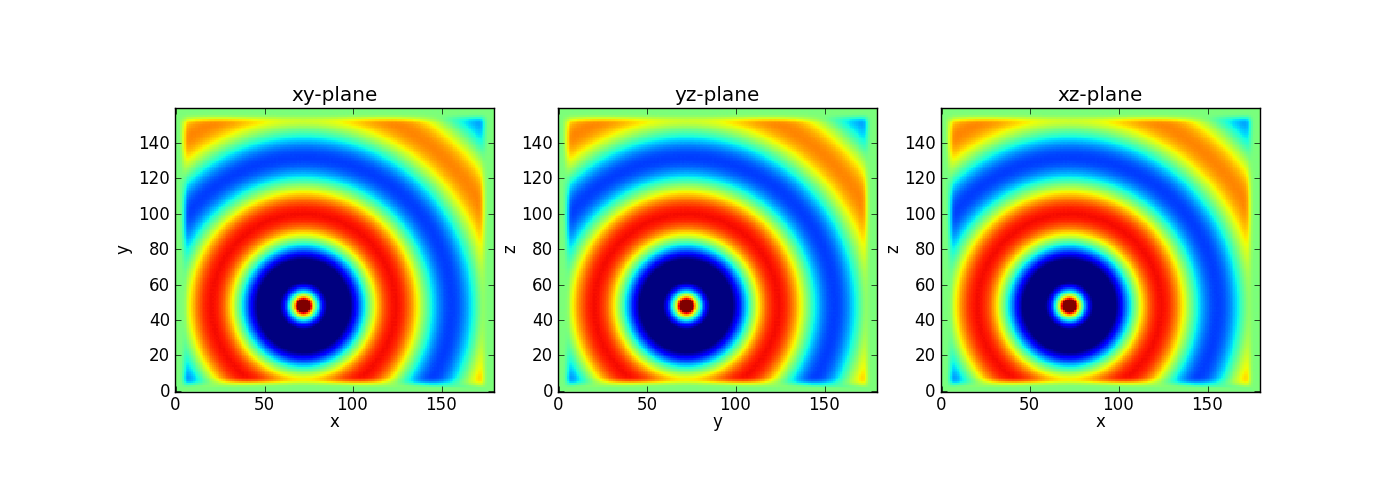

Generate this figure with Python:
# Author  : Ki-Hwan Kim
# Purpose : Test for PML class along three axes
# Target  : GPU using PyOpenCL
# Created : 2012-02-15
# Modified: 

import numpy as np
import pyopencl as cl

from kemp.fdtd3d.util import common_gpu
from kemp.fdtd3d.gpu import Fields, Core, Pbc, Pml, IncidentDirect, GetFields


tmax = 1000
npml = 10
tfunc = lambda tstep: 50 * np.sin(0.05 * tstep)

# plot
import matplotlib.pyplot as plt
import matplotlib as mpl
mpl.rc('image', interpolation='nearest', origin='lower')
#plt.ion()
fig = plt.figure(figsize=(14,5))
ax1 = fig.add_subplot(1, 3, 1)
ax2 = fig.add_subplot(1, 3, 2)
ax3 = fig.add_subplot(1, 3, 3)

# gpu device
gpu_devices = common_gpu.gpu_device_list(print_info=False)
context = cl.Context(gpu_devices)
device = gpu_devices[0]

# xy-plane
nx, ny, nz = 180, 160, 2
fields = Fields(context, device, nx, ny, nz)
Pbc(fields, 'z')
Pml(fields, ('+-', '+-', ''), npml)
Core(fields)
IncidentDirect(fields, 'ez', (0.4, 0.3, 0), (0.4, 0.3, -1), tfunc) 
getf = GetFields(fields, 'ez', (0, 0, 0.5), (-1, -1, 0.5))

for tstep in xrange(1, tmax+1):
    fields.update_e()
    fields.update_h()

getf.get_event().wait()
ax1.imshow(getf.get_fields().T, vmin=-1.1, vmax=1.1)
ax1.set_title('xy-plane')
ax1.set_xlabel('x')
ax1.set_ylabel('y')

# yz-plane
nx, ny, nz = 2, 180, 160
fields = Fields(context, device, nx, ny, nz)
Pbc(fields, 'x')
Pml(fields, ('', '+-', '+-'), npml)
Core(fields)
IncidentDirect(fields, 'ex', (0, 0.4, 0.3), (-1, 0.4, 0.3), tfunc) 
getf = GetFields(fields, 'ex', (0.5, 0, 0), (0.5, -1, -1))

for tstep in xrange(1, tmax+1):
    fields.update_e()
    fields.update_h()

getf.get_event().wait()
ax2.imshow(getf.get_fields().T, vmin=-1.1, vmax=1.1)
ax2.set_title('yz-plane')
ax2.set_xlabel('y')
ax2.set_ylabel('z')

# xz-plane
nx, ny, nz = 180, 2, 160
fields = Fields(context, device, nx, ny, nz)
Pbc(fields, 'y')
Pml(fields, ('+-', '', '+-'), npml)
Core(fields)
IncidentDirect(fields, 'ey', (0.4, 0, 0.3), (0.4, -1, 0.3), tfunc) 
getf = GetFields(fields, 'ey', (0, 0.5, 0), (-1, 0.5, -1))

for tstep in xrange(1, tmax+1):
    fields.update_e()
    fields.update_h()

getf.get_event().wait()
ax3.imshow(getf.get_fields().T, vmin=-1.1, vmax=1.1)
ax3.set_title('xz-plane')
ax3.set_xlabel('x')
ax3.set_ylabel('z')

plt.savefig('plot.png')
#plt.show()
